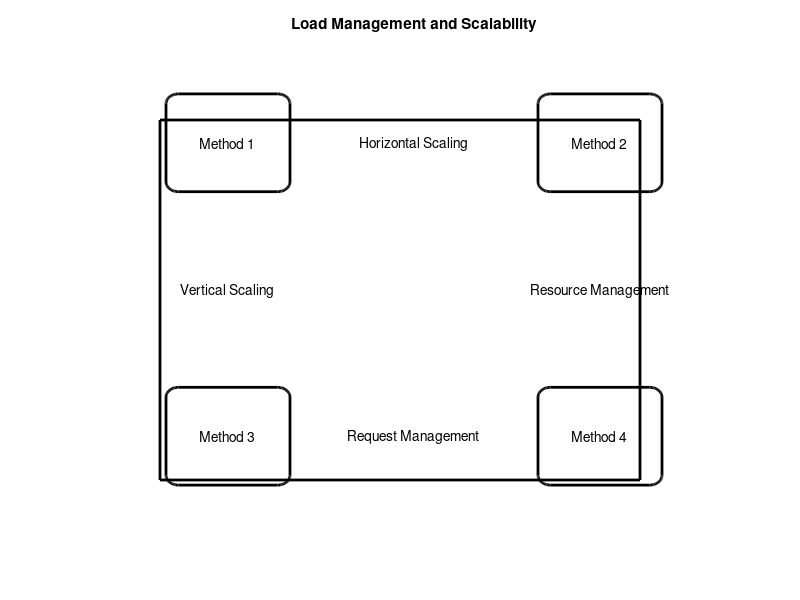

MATLAB code to generate this figure:
% Creating a new graphical window 
figure; 
 
% Defining the coordinates of nodes (in normalized coordinates) 
x = [0.2 0.8 0.2 0.8]; 
y = [0.8 0.8 0.2 0.2]; 
 
% Drawing blocks (nodes) 
for i = 1:numel(x) 
rectangle('Position', [x(i)-0.1, y(i)-0.1, 0.2, 0.2], 'EdgeColor', 'k', 'LineWidth', 2, 'Curvature', [0.2, 0.2]); 
text(x(i), y(i), sprintf('Method %d', i), 'HorizontalAlignment', 'center', 'VerticalAlignment', 'middle'); 
end 
 
% Adding arrows (connections) between nodes 
annotation('arrow', [x(1), x(2)], [y(1), y(2)], 'HeadWidth', 0.05, 'HeadLength', 0.05, 'LineWidth', 2); 
annotation('arrow', [x(1), x(3)], [y(1), y(3)], 'HeadWidth', 0.05, 'HeadLength', 0.05, 'LineWidth', 2); 
annotation('arrow', [x(2), x(4)], [y(2), y(4)], 'HeadWidth', 0.05, 'HeadLength', 0.05, 'LineWidth', 2); 
annotation('arrow', [x(3), x(4)], [y(3), y(4)], 'HeadWidth', 0.05, 'HeadLength', 0.05, 'LineWidth', 2); 
 
% Adding text to arrows 
text(mean([x(1), x(2)]), mean([y(1), y(2)]), 'Horizontal Scaling', 'HorizontalAlignment', 'center'); 
text(mean([x(1), x(3)]), mean([y(1), y(3)]), 'Vertical Scaling', 'HorizontalAlignment', 'center'); 
text(mean([x(2), x(4)]), mean([y(2), y(4)]), 'Resource Management', 'HorizontalAlignment', 'center'); 
text(mean([x(3), x(4)]), mean([y(3), y(4)]), 'Request Management', 'HorizontalAlignment', 'center'); 
 
% Setting axis off 
axis off; 
 
% Adding a title 
title('Load Management and Scalability');
